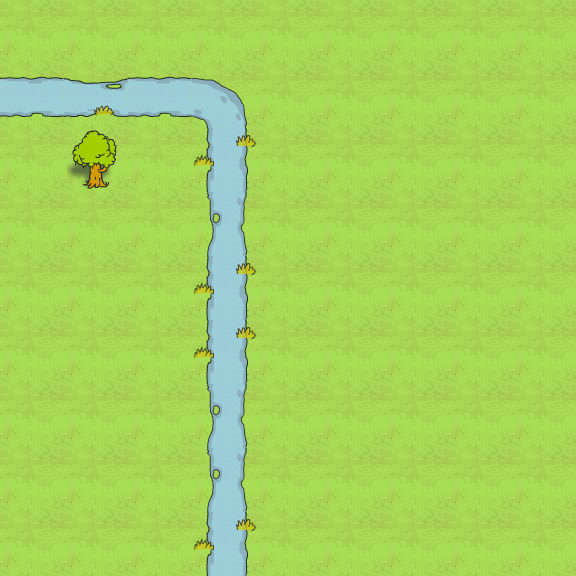

This is a level from a 2D game, rendered from its Tiled map with the project's own tilesets. A one-line summary and the map file follow, with tile-layer data summarised:
An orthogonal 9x9 tile map with 64x64 px tiles, 7 tile layers (TL1a, TL1b, WL1, CL1, ...), 6 tilesets and 4 objects (characters/player/one).

<map version="1.0" orientation="orthogonal" renderorder="right-down" width="9" height="9" tilewidth="64" tileheight="64" nextobjectid="6">
 <tileset firstgid="1" name="water" tilewidth="64" tileheight="64">
  <image source="../../../tiles/water.png" width="320" height="1216" />
 </tileset>
 <tileset firstgid="96" name="jungle" tilewidth="64" tileheight="64">
  <image source="../../../tiles/jungle.png" width="320" height="1216" />
 </tileset>
 <tileset firstgid="191" name="paths" tilewidth="64" tileheight="64">
  <image source="../../../tiles/paths.png" width="320" height="1216" />
 </tileset>
 <tileset firstgid="286" name="objects" tilewidth="64" tileheight="64">
  <image source="../../../tiles/people.png" width="320" height="1216" />
 </tileset>
 <tileset firstgid="381" name="sand" tilewidth="64" tileheight="64">
  <image source="../../../tiles/sand.png" width="320" height="1216" />
 </tileset>
 <tileset firstgid="476" name="walls" tilewidth="64" tileheight="64">
  <image source="../../../tiles/walls.png" width="320" height="1216" />
 </tileset>
 <layer name="TL1a" width="9" height="9">
  <data>[81 cells, 81 non-empty, 1 distinct tile ids]</data>
 </layer>
 <layer name="TL1b" width="9" height="9">
  <data>[81 cells, 12 non-empty, 6 distinct tile ids]</data>
 </layer>
 <layer name="WL1" width="9" height="9">
  <data>[81 cells, 0 non-empty, 0 distinct tile ids]</data>
 </layer>
 <layer name="CL1" width="9" height="9">
  <data>[81 cells, 0 non-empty, 0 distinct tile ids]</data>
 </layer>
 <objectgroup name="OL1">
  <object id="1" name="characters/player/one" gid="286" x="64" y="320" width="64" height="64" />
  <object id="2" gid="296" x="64" y="128" width="64" height="64" />
  <object id="4" gid="301" x="64" y="448" width="64" height="64" />
  <object id="5" gid="291" x="448" y="320" width="64" height="64" />
 </objectgroup>
 <layer name="TL2" width="9" height="9">
  <data>[81 cells, 0 non-empty, 0 distinct tile ids]</data>
 </layer>
 <layer name="CL2" width="9" height="9">
  <data>[81 cells, 0 non-empty, 0 distinct tile ids]</data>
 </layer>
 <layer name="OL2" width="9" height="9">
  <data>[81 cells, 0 non-empty, 0 distinct tile ids]</data>
 </layer>
</map>
